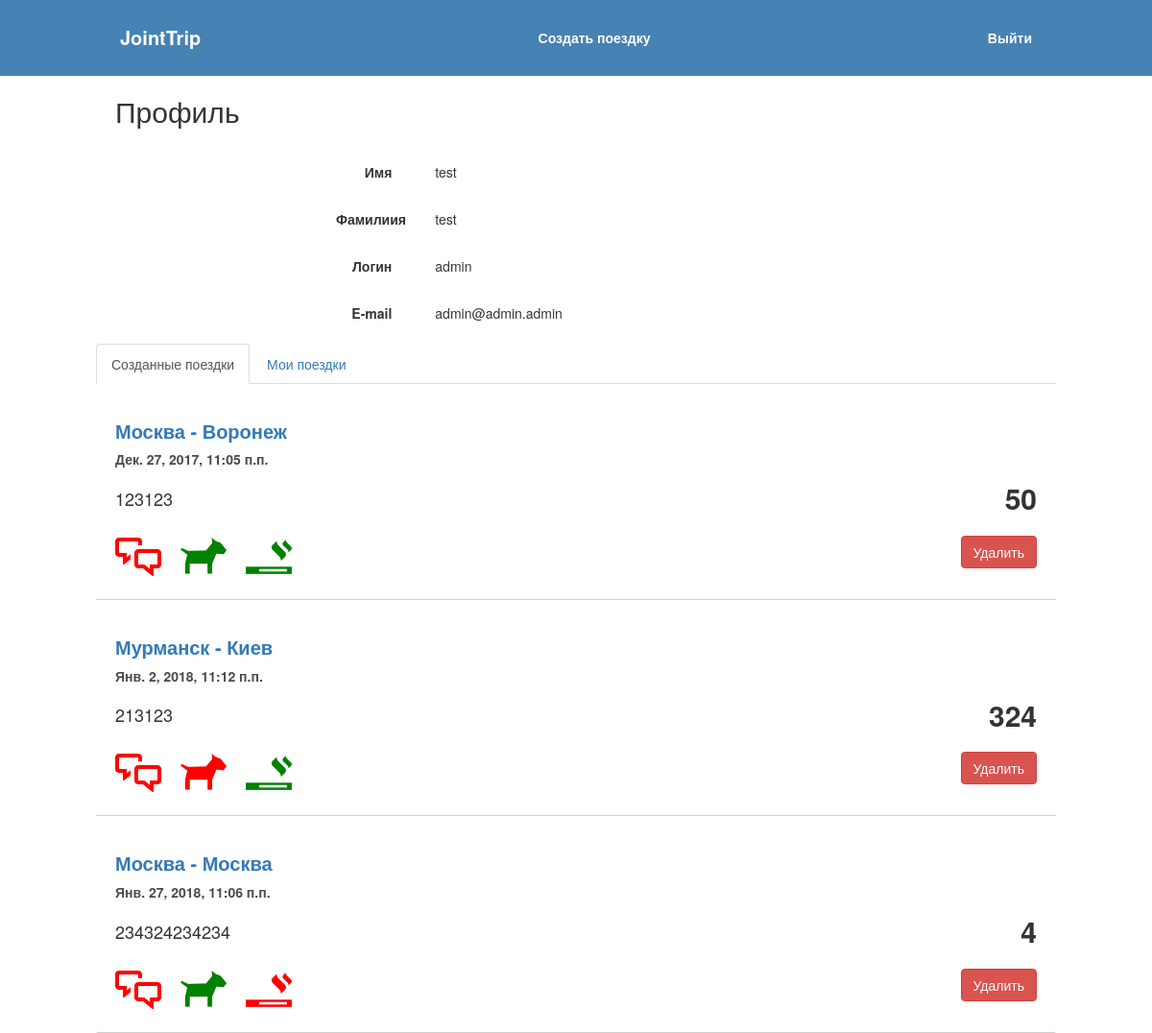
The app's page /profile (signed in) with its own data.
### JointTripApp/models.py (models this page shows, shortened)
class Traveler(models.Model):
    user = models.OneToOneField(User, on_delete=models.CASCADE)
    name = models.CharField(max_length=255)
    surname = models.CharField(max_length=255)
    email = models.CharField(max_length=255)

class Trip(models.Model):
    trip_id = models.AutoField(primary_key=True)
    owner = models.ForeignKey(Traveler, on_delete=models.CASCADE, related_name='trip_owner')
    start_time = models.DateTimeField()
    duration = models.IntegerField(default=0)
    departure = models.CharField(max_length=255)
    arrival = models.CharField(max_length=255)
    comment = models.CharField(max_length=255)
    price = models.IntegerField(default=0)
    number_of_seats = models.IntegerField(default=0)
    talk = models.BooleanField(default=False)
    smoke = models.BooleanField(default=False)
    pets = models.BooleanField(default=False)
    passengers = models.ManyToManyField('Traveler', blank=True)

### JointTripApp/views.py (the view, shortened to what this page needs)
# urls.py: url('^profile', views.profile, name='profile'),
def profile(request):
    if request.user.is_authenticated:
        if request.POST:
            if request.user.is_authenticated:
                id_trip = request.POST.get('id_trip', '')
                type_request = request.POST.get('type', '')
                if type_request == 'none':
                    trip = Trip.objects.get(trip_id=id_trip)
                    trip.passengers.add(Traveler.objects.get(user=auth.get_user(request)))
                    trip.save()
                    return HttpResponse("user")
                elif type_request == 'user':
                    trip = Trip.objects.get(trip_id=id_trip)
                    trip.passengers.remove(Traveler.objects.get(user=auth.get_user(request)))
                    trip.save()
                    return HttpResponse("none")
                elif type_request == 'owner':
                    trip = Trip.objects.get(trip_id=id_trip)
                    trip.delete()
                    return HttpResponse("deleted")
        else:
            trips = Trip.objects.filter(owner__user=auth.get_user(request))
            traveler = Traveler.objects.filter(user=auth.get_user(request))[0]
            return render(request, 'JointTripApp/profile.html', {
                "trips": trips,
                "traveler": traveler
            })
    else:
        return redirect('/signin.html')

### JointTripApp/templates/JointTripApp/profile.html (shortened to what this page needs)
{% load staticfiles %}
<!DOCTYPE html>
<html lang="en">
<head>
    <link rel="stylesheet" href="{% static 'css/reset.css' %}">
    <link rel="stylesheet" href="{% static 'css/libs/datepicker/datepicker.min.css' %}">
    <link rel="stylesheet" href="{% static 'css/style.css' %}">
    <link rel="stylesheet" href="{% static 'css/libs/bootstrap.min.css' %}">
</head>
<body>
<div class="wrap-header">
    <header class="header">
        <a class="header__button logo" href="/">JointTrip</a>
        {% if user.is_authenticated %}
            <a class="header__button" href="/addtrip">Создать поездку</a>
            <a class="header__button" href="/signout">Выйти</a>
        {% else %}
            <a class="header__button" href="/signin">Войти</a>
        {% endif %}
    </header>
</div>
<div class="wrap-content">
    <div class="content">
        <h2>Профиль</h2>
        <div class="form-profile">
            <form class="form-horizontal" role="form" method="POST">
                <div class="form-group">
                    <label for="inputName" class="col-sm-2 control-label">Имя</label>
                    <div class="col-sm-10">
                        <div class="col-xs-10">
                            <p class="form-control-static">{{ traveler.name }}</p>
                        </div>
                    </div>
                </div>
                <div class="form-group">
                    <label for="inputSurname" class="col-sm-2 control-label">Фамилиия</label>
                    <div class="col-sm-10">
                        <div class="col-xs-10">
                            <p class="form-control-static">{{ traveler.surname }}</p>
                        </div>
                    </div>
                </div>
                <div class="form-group">
                    <label for="inputLogin" class="col-sm-2 control-label">Логин</label>
                    <div class="col-sm-10">
                        <div class="col-xs-10">
                            <p class="form-control-static">{{ traveler.user.username }}</p>
                        </div>
                    </div>
                </div>
                <div class="form-group">
                    <label for="inputLogin" class="col-sm-2 control-label">E-mail</label>
                    <div class="col-sm-10">
                        <div class="col-xs-10">
                            <p class="form-control-static">{{ traveler.user.email }}</p>
                        </div>
                    </div>
                </div>
            </form>
        </div>
        <ul class="nav nav-tabs">
            <li class="active createdTrip"><a href="#">Созданные поездки</a></li>
            <li class="myJoinTrip"><a href="#">Мои поездки</a></li>
        </ul>
        <div class="my-trips">
            {% for trip in trips %}
                <div class="trip">
                    <div class="title">
                        <a href="">{{ trip.departure }} - {{ trip.arrival }}</a>
                        <div class="time">{{ trip.start_time }}</div>
                    </div>
                    <div class="wrap-price-comm">
                        <div class="description">{{ trip.comment }} </div>
                        <div class="price">{{ trip.price }}</div>
                    </div>
                    <div class="wrap-icons-button">
                        <div class="icon-conditions">
                            {% if trip.talk %}
                                <div class="icon talk allow"></div>
                            {% else %}
                                <div class="icon talk"></div>
                            {% endif %}
                            {% if trip.pets %}
                                <div class="icon pets allow"></div>
                            {% else %}
                                <div class="icon pets"></div>
                            {% endif %}
                            {% if trip.smoke %}
                                <div class="icon smoke allow"></div>
                            {% else %}
                                <div class="icon smoke"></div>
                            {% endif %}
                        </div>
                        <button type="button" class="btn btn-danger">Удалить</button>
                    </div>
                </div>
            {% endfor %}
        </div>
    </div>
</div>
</body>
</html>

### JointTripApp/static/css/style.css (style rules this page uses)
* { box-sizing: border-box; }
body { background-color: #EDEEF0; }
.wrap-header { background-color: #4682B4; color: #ffffff; }
.header { width: 1000px; min-height: 50px; margin: 0 auto 20px; padding: 20px; display: flex; flex-direction: row; justify-content: space-between; align-items: center; }
.header .logo { font-size: 20px; font-weight: bold; }
.header__button { font-weight: 700; padding: 5px; color: white; text-decoration: none; cursor: pointer; }
.content { width: 1000px; margin: auto; }
h2 { font-size: 30px; margin-left: 20px; }
.trip { margin-top: 15px; padding: 20px; background-color: #ffffff; border-bottom: 1px solid #cdcfd3; border-radius: 2px; }
.trip .title { margin-bottom: 10px; color: #2a5885; font-size: 20px; font-weight: bold; }
.trip .time { font-size: 14px; margin-top: 5px; color: #4a4a4a; }
.trip .description { font-size: 18px; flex-basis: 800px; }
.wrap-price-comm { display: flex; flex-direction: row; justify-content: space-between; align-items: center; flex-wrap: nowrap; margin-bottom: 5px; }
.wrap-icons-button { display: flex; flex-direction: row; justify-content: space-between; align-items: center; flex-wrap: nowrap; }
.trip .price { font-size: 30px; font-weight: bold; }
.trip .icon-conditions { margin-top: 10px; display: flex; flex-direction: row; justify-content: flex-start; align-items: center; }
.trip .icon-conditions .icon { margin: 0 10px; height: 48px; width: 48px; background: url("../img/icons.png"); }
.trip .icon-conditions .icon.talk { background-position: 0 0; }
.trip .icon-conditions .icon.pets { background-position: 48px 0; }
.trip .icon-conditions .icon.smoke { background-position: 96px 0; }
.trip .icon-conditions .icon.pets.allow { background-position: 48px 48px; }
.trip .icon-conditions .icon.smoke.allow { background-position: 96px 48px; }
.trip .icon-conditions .icon:first-child { margin-left: 0; }
.form-profile form { width: 500px; margin: 0 auto; padding-top: 20px; }

### records on screen
Traveler: name "test", surname "test", user.username "admin", user.email "admin@admin.admin"
Trip: departure "Москва", arrival "Воронеж", start_time "Дек. 27, 2017, 11:05 п.п.", comment "123123", price "50", talk False (drawn)
Trip: departure "Мурманск", arrival "Киев", start_time "Янв. 2, 2018, 11:12 п.п.", comment "213123", price "324", talk False (drawn)
Trip: departure "Москва", arrival "Москва", start_time "Янв. 27, 2018, 11:06 п.п.", comment "234324234234", price "4", talk False (drawn)
